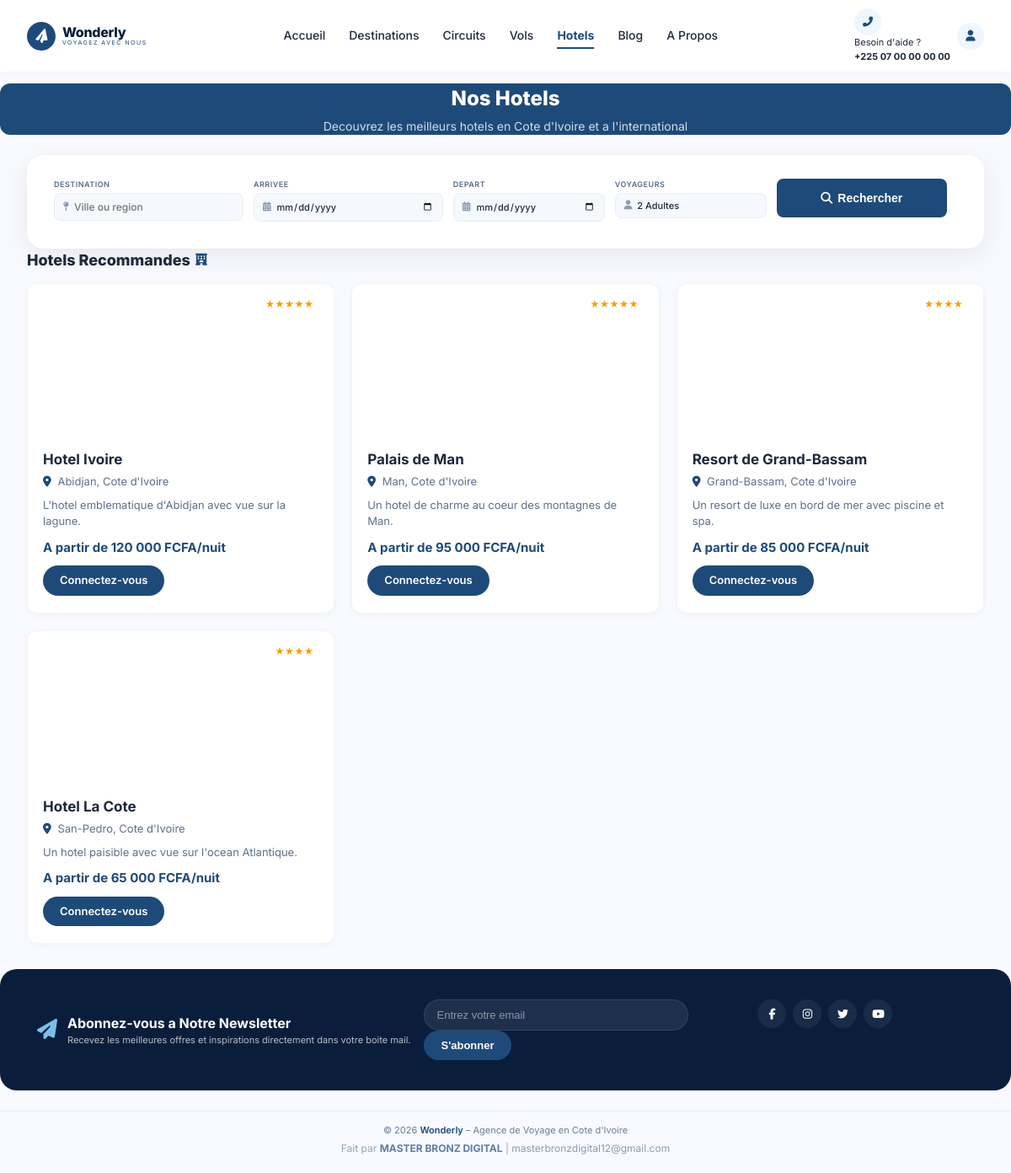
Page /hotels.php on the committed database.
### tables this page shows
CREATE TABLE IF NOT EXISTS hotels (
    id INT AUTO_INCREMENT PRIMARY KEY,
    name VARCHAR(100) NOT NULL,
    location VARCHAR(100) NOT NULL,
    description TEXT,
    stars INT DEFAULT 3,
    price_per_night DECIMAL(10,2) NOT NULL,
    image VARCHAR(255),
    amenities TEXT,
    is_active BOOLEAN DEFAULT TRUE,
    created_at TIMESTAMP DEFAULT CURRENT_TIMESTAMP
);

### includes/functions.php (called while the page is built, shortened)
<?php
require_once __DIR__ . '/../config/database.php';
function formatPrice($price) {
    return number_format($price, 0, ',', ' ') . ' FCFA';
}
function isLoggedIn() {
    return isset($_SESSION['user_id']);
}
function getHotels($limit = null) {
    global $pdo;
    try {
        $sql = "SELECT * FROM hotels WHERE is_active = TRUE ORDER BY stars DESC";
        if ($limit) {
            $sql .= " LIMIT ?";
            $stmt = $pdo->prepare($sql);
            $stmt->execute(array($limit));
        } else {
            $stmt = $pdo->prepare($sql);
            $stmt->execute();
        }
        return $stmt->fetchAll();
    } catch(PDOException $e) {
        return array();
    }
}
?>

### hotels.php (the view, shortened to what this page needs)
<?php
require_once 'includes/functions.php';
$hotels = getHotels();
require_once 'includes/header.php';
?>
<section class="container page-header">
    <div class="page-header-content">
        <h1>Nos Hotels</h1>
        <p>Decouvrez les meilleurs hotels en Cote d'Ivoire et a l'international</p>
    </div>
</section>
<section class="container">
    <div class="search-card hotel-search">
        <form class="search-form" method="GET">
            <div class="field">
                <label>Destination</label>
                <div class="input-wrap">
                    <i class="fas fa-map-pin"></i>
                    <input type="text" placeholder="Ville ou region" name="destination" />
                </div>
            </div>
            <div class="field">
                <label>Arrivee</label>
                <div class="input-wrap">
                    <i class="fas fa-calendar-alt"></i>
                    <input type="date" name="checkin" />
                </div>
            </div>
            <div class="field">
                <label>Depart</label>
                <div class="input-wrap">
                    <i class="fas fa-calendar-alt"></i>
                    <input type="date" name="checkout" />
                </div>
            </div>
            <div class="field">
                <label>Voyageurs</label>
                <div class="input-wrap">
                    <i class="fas fa-user"></i>
                    <select name="travelers">
                        <option value="2" selected>2 Adultes</option>
                    </select>
                </div>
            </div>
            <button type="submit" class="btn-search"><i class="fas fa-search"></i> Rechercher</button>
        </form>
    </div>
</section>
<section class="container">
    <div class="section-header">
        <h2>Hotels Recommandes <i class="fas fa-hotel"></i></h2>
    </div>
    <div class="hotels-grid">
        <?php if (empty($hotels)): ?>
            <p style="grid-column: 1/-1; text-align: center; padding: 40px;">Aucun hotel disponible.</p>
        <?php else: ?>
            <?php foreach ($hotels as $hotel): ?>
            <div class="hotel-card">
                <div class="hotel-img" style="background-image:url('<?php echo $hotel['image']; ?>');">
                    <span class="hotel-stars"><?php echo str_repeat('★', $hotel['stars']); ?></span>
                </div>
                <div class="hotel-info">
                    <h3><?php echo $hotel['name']; ?></h3>
                    <p class="hotel-location"><i class="fas fa-map-marker-alt"></i> <?php echo $hotel['location']; ?></p>
                    <p class="hotel-desc"><?php echo $hotel['description']; ?></p>
                    <div class="hotel-footer">
                        <span class="hotel-price">A partir de <?php echo formatPrice($hotel['price_per_night']); ?>/nuit</span>
                        <?php if (isLoggedIn()): ?>
                        <a href="booking.php?type=hotel&id=<?php echo $hotel['id']; ?>" class="btn-reserver">Reserver</a>
                        <?php else: ?>
                        <a href="login.php" class="btn-reserver">Connectez-vous</a>
                        <?php endif; ?>
                    </div>
                </div>
            </div>
            <?php endforeach; ?>
        <?php endif; ?>
    </div>
</section>
<?php require_once 'includes/footer.php'; ?>

### rows in the picture
hotels: stars "★★★★★", name "Hotel Ivoire", location "Abidjan, Cote d'Ivoire", description "L'hotel emblematique d'Abidjan avec vue sur la lagune.", price_per_night "120 000 FCFA"
hotels: stars "★★★★★", name "Palais de Man", location "Man, Cote d'Ivoire", description "Un hotel de charme au coeur des montagnes de Man.", price_per_night "95 000 FCFA"
hotels: stars "★★★★", name "Resort de Grand-Bassam", location "Grand-Bassam, Cote d'Ivoire", description "Un resort de luxe en bord de mer avec piscine et spa.", price_per_night "85 000 FCFA"
hotels: stars "★★★★", name "Hotel La Cote", location "San-Pedro, Cote d'Ivoire", description "Un hotel paisible avec vue sur l'ocean Atlantique.", price_per_night "65 000 FCFA"
